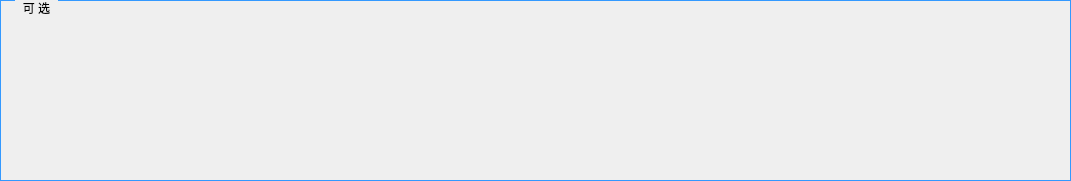
      <widget class="QGroupBox" name="groupBox_11">
       <property name="geometry">
        <rect>
         <x>20</x>
         <y>480</y>
         <width>1071</width>
         <height>181</height>
        </rect>
       </property>
       <property name="styleSheet">
        <string notr="true">QGroupBox {
    font: 14pt &quot;黑体&quot;;
    margin-top: 1ex;
    border-width:0.5px;  
    border-style:solid;
    border-color: rgb(51, 153, 255);  
}

QGroupBox::title {
    subcontrol-origin: margin;
    subcontrol-position: top left;
    left:15px;      
    margin-left: 5px;
    margin-right: 5px;
    padding:1px;
}</string>
       </property>
       <property name="title">
        <string>可 选</string>
       </property>
       <widget class="QPushButton" name="pushButton_kxuan1">
        <property name="geometry">
         <rect>
          <x>90</x>
          <y>50</y>
          <width>111</width>
          <height>110</height>
         </rect>
        </property>
        <property name="focusPolicy">
         <enum>Qt::NoFocus</enum>
        </property>
        <property name="styleSheet">
         <string notr="true">border-image: url(:/LCD_CS351/LCD_CS351/35_all/16.bmp);</string>
        </property>
        <property name="text">
         <string/>
        </property>
        <property name="flat">
         <bool>true</bool>
        </property>
       </widget>
       <widget class="QPushButton" name="pushButton_kxuan2">
        <property name="geometry">
         <rect>
          <x>270</x>
          <y>50</y>
          <width>111</width>
          <height>110</height>
         </rect>
        </property>
        <property name="focusPolicy">
         <enum>Qt::NoFocus</enum>
        </property>
        <property name="styleSheet">
         <string notr="true">border-image: url(:/LCD_CS351/LCD_CS351/35_all/16.bmp);</string>
        </property>
        <property name="text">
         <string/>
        </property>
        <property name="flat">
         <bool>true</bool>
        </property>
       </widget>
       <widget class="QPushButton" name="pushButton_kxuan3">
        <property name="geometry">
         <rect>
          <x>450</x>
          <y>50</y>
          <width>111</width>
          <height>110</height>
         </rect>
        </property>
        <property name="focusPolicy">
         <enum>Qt::NoFocus</enum>
        </property>
        <property name="styleSheet">
         <string notr="true">border-image: url(:/LCD_CS351/LCD_CS351/35_all/16.bmp);</string>
        </property>
        <property name="text">
         <string/>
        </property>
        <property name="flat">
         <bool>true</bool>
        </property>
       </widget>
       <widget class="QPushButton" name="pushButton_kxuan4">
        <property name="geometry">
         <rect>
          <x>640</x>
          <y>50</y>
          <width>111</width>
          <height>110</height>
         </rect>
        </property>
        <property name="focusPolicy">
         <enum>Qt::NoFocus</enum>
        </property>
        <property name="styleSheet">
         <string notr="true">border-image: url(:/LCD_CS351/LCD_CS351/35_all/16.bmp);</string>
        </property>
        <property name="text">
         <string/>
        </property>
        <property name="flat">
         <bool>true</bool>
        </property>
       </widget>
       <widget class="QPushButton" name="pushButton_kxuan5">
        <property name="geometry">
         <rect>
          <x>830</x>
          <y>50</y>
          <width>111</width>
          <height>110</height>
         </rect>
        </property>
        <property name="focusPolicy">
         <enum>Qt::NoFocus</enum>
        </property>
        <property name="styleSheet">
         <string notr="true">border-image: url(:/LCD_CS351/LCD_CS351/35_all/16.bmp);</string>
        </property>
        <property name="text">
         <string/>
        </property>
        <property name="flat">
         <bool>true</bool>
        </property>
       </widget>
       <widget class="QLabel" name="label_kx1name">
        <property name="geometry">
         <rect>
          <x>130</x>
          <y>71</y>
          <width>61</width>
          <height>20</height>
         </rect>
        </property>
        <property name="styleSheet">
         <string notr="true">background:transparent;
color: rgb(248, 248, 255);
font: 14pt &quot;黑体&quot;;</string>
        </property>
        <property name="text">
         <string/>
        </property>
       </widget>
       <widget class="QLabel" name="label_kx1code">
        <property name="geometry">
         <rect>
          <x>130</x>
          <y>119</y>
          <width>61</width>
          <height>20</height>
         </rect>
        </property>
        <property name="styleSheet">
         <string notr="true">background:transparent;
color: rgb(248, 248, 255);
font: 14pt &quot;黑体&quot;;</string>
        </property>
        <property name="text">
         <string/>
        </property>
       </widget>
       <widget class="QLabel" name="label_kx2name">
        <property name="geometry">
         <rect>
          <x>310</x>
          <y>71</y>
          <width>61</width>
          <height>20</height>
         </rect>
        </property>
        <property name="styleSheet">
         <string notr="true">background:transparent;
color: rgb(248, 248, 255);
font: 14pt &quot;黑体&quot;;</string>
        </property>
        <property name="text">
         <string/>
        </property>
       </widget>
       <widget class="QLabel" name="label_kx2code">
        <property name="geometry">
         <rect>
          <x>310</x>
          <y>119</y>
          <width>61</width>
          <height>20</height>
         </rect>
        </property>
        <property name="styleSheet">
         <string notr="true">background:transparent;
color: rgb(248, 248, 255);
font: 14pt &quot;黑体&quot;;</string>
        </property>
        <property name="text">
         <string/>
        </property>
       </widget>
       <widget class="QLabel" name="label_kx3code">
        <property name="geometry">
         <rect>
          <x>490</x>
          <y>119</y>
          <width>61</width>
          <height>20</height>
         </rect>
        </property>
        <property name="styleSheet">
         <string notr="true">background:transparent;
color: rgb(248, 248, 255);
font: 14pt &quot;黑体&quot;;</string>
        </property>
        <property name="text">
         <string/>
        </property>
       </widget>
       <widget class="QLabel" name="label_kx3name">
        <property name="geometry">
         <rect>
          <x>490</x>
          <y>71</y>
          <width>61</width>
          <height>20</height>
         </rect>
        </property>
        <property name="styleSheet">
         <string notr="true">background:transparent;
color: rgb(248, 248, 255);
font: 14pt &quot;黑体&quot;;</string>
        </property>
        <property name="text">
         <string/>
        </property>
       </widget>
       <widget class="QLabel" name="label_kx4name">
        <property name="geometry">
         <rect>
          <x>680</x>
          <y>71</y>
          <width>61</width>
          <height>20</height>
         </rect>
        </property>
        <property name="styleSheet">
         <string notr="true">background:transparent;
color: rgb(248, 248, 255);
font: 14pt &quot;黑体&quot;;</string>
        </property>
        <property name="text">
         <string/>
        </property>
       </widget>
       <widget class="QLabel" name="label_kx4code">
        <property name="geometry">
         <rect>
          <x>680</x>
          <y>119</y>
          <width>61</width>
          <height>20</height>
         </rect>
        </property>
        <property name="styleSheet">
         <string notr="true">background:transparent;
color: rgb(248, 248, 255);
font: 14pt &quot;黑体&quot;;</string>
        </property>
        <property name="text">
         <string/>
        </property>
       </widget>
       <widget class="QLabel" name="label_kx5name">
        <property name="geometry">
         <rect>
          <x>869</x>
          <y>71</y>
          <width>61</width>
          <height>20</height>
         </rect>
        </property>
        <property name="styleSheet">
         <string notr="true">background:transparent;
color: rgb(248, 248, 255);
font: 14pt &quot;黑体&quot;;</string>
        </property>
        <property name="text">
         <string/>
        </property>
       </widget>
       <widget class="QLabel" name="label_kx5code">
        <property name="geometry">
         <rect>
          <x>869</x>
          <y>119</y>
          <width>61</width>
          <height>20</height>
         </rect>
        </property>
        <property name="styleSheet">
         <string notr="true">background:transparent;
color: rgb(248, 248, 255);
font: 14pt &quot;黑体&quot;;</string>
        </property>
        <property name="text">
         <string/>
        </property>
       </widget>
      </widget>
